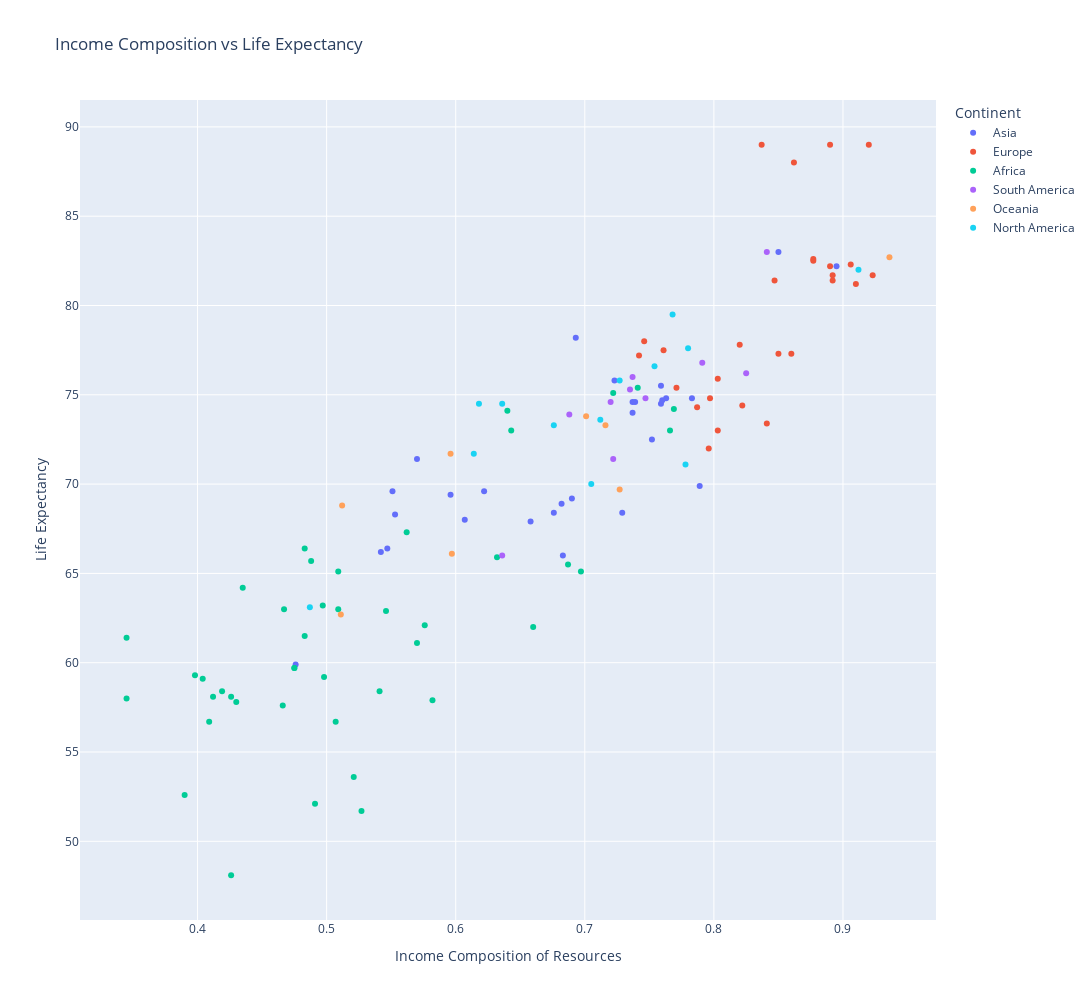

The code cell stored with this chart in its notebook:
### Code cell
fig = px.scatter(df_2014, x='Income composition of resources', y='Life expectancy ', color='Continent',hover_name='Country', title='Income Composition vs Life Expectancy',labels={'Income composition of resources': 'Income Composition of Resources', 'Life expectancy': 'Life Expectancy'})

fig.update_layout(
    xaxis_title='Income Composition of Resources',
    yaxis_title='Life Expectancy',
    width=1200,
    height=1000,
)
fig.show()

### Figure 1 — Plotly figure (JSON) as saved in the notebook; plotly's stock layout.template omitted (floating-point values rounded to 4 significant figures)
{"data": [{"hovertemplate": "<b>%{hovertext}</b><br><br>Continent=Asia<br>Income Composition of Resources=%{x}<br>Life expectancy =%{y}<extra></extra>", "hovertext": ["Afghanistan", "Armenia", "Azerbaijan", "Bangladesh", "Bhutan", "Cambodia", "China", "Cyprus", "Georgia", "India", "Indonesia", "Iraq", "Israel", "Jordan", "Kazakhstan", "Lebanon", "Malaysia", "Maldives", "Mongolia", "Myanmar", "Nepal", "Pakistan", "Philippines", "Sri Lanka", "Tajikistan", "Thailand", "Turkey", "Turkmenistan", "Uzbekistan"], "legendgroup": "Asia", "marker": {"color": "#636efa", "symbol": "circle"}, "mode": "markers", "name": "Asia", "orientation": "v", "showlegend": true, "type": "scatter", "x": [0.476, 0.739, 0.752, 0.57, 0.596, 0.553, 0.723, 0.85, 0.759, 0.607, 0.682, 0.658, 0.895, 0.737, 0.789, 0.763, 0.783, 0.693, 0.729, 0.547, 0.551, 0.542, 0.676, 0.76, 0.622, 0.737, 0.759, 0.683, 0.69], "xaxis": "x", "y": [59.9, 74.6, 72.5, 71.4, 69.4, 68.3, 75.8, 83, 74.5, 68, 68.9, 67.9, 82.2, 74, 69.9, 74.8, 74.8, 78.2, 68.4, 66.4, 69.6, 66.2, 68.4, 74.7, 69.6, 74.6, 75.5, 66, 69.2], "yaxis": "y"}, {"hovertemplate": "<b>%{hovertext}</b><br><br>Continent=Europe<br>Income Composition of Resources=%{x}<br>Life expectancy =%{y}<extra></extra>", "hovertext": ["Albania", "Austria", "Belarus", "Belgium", "Bosnia and Herzegovina", "Bulgaria", "Croatia", "Estonia", "France", "Germany", "Greece", "Ireland", "Italy", "Latvia", "Lithuania", "Luxembourg", "Malta", "Montenegro", "Netherlands", "Poland", "Portugal", "Romania", "Russian Federation", "Serbia", "Spain", "Sweden", "Ukraine"], "legendgroup": "Europe", "marker": {"color": "#EF553B", "symbol": "circle"}, "mode": "markers", "name": "Europe", "orientation": "v", "showlegend": true, "type": "scatter", "x": [0.761, 0.892, 0.796, 0.89, 0.742, 0.787, 0.82, 0.86, 0.89, 0.92, 0.862, 0.91, 0.877, 0.822, 0.841, 0.892, 0.847, 0.803, 0.923, 0.85, 0.837, 0.797, 0.803, 0.771, 0.877, 0.906, 0.746], "xaxis": "x", "y": [77.5, 81.4, 72, 89, 77.2, 74.3, 77.8, 77.3, 82.2, 89, 88, 81.2, 82.5, 74.4, 73.4, 81.7, 81.4, 75.9, 81.7, 77.3, 89, 74.8, 73, 75.4, 82.6, 82.3, 78], "yaxis": "y"}, {"hovertemplate": "<b>%{hovertext}</b><br><br>Continent=Africa<br>Income Composition of Resources=%{x}<br>Life expectancy =%{y}<extra></extra>", "hovertext": ["Algeria", "Angola", "Benin", "Botswana", "Burkina Faso", "Burundi", "Cabo Verde", "Cameroon", "Central African Republic", "Chad", "Comoros", "Djibouti", "Equatorial Guinea", "Ethiopia", "Gabon", "Ghana", "Guinea", "Guinea-Bissau", "Kenya", "Lesotho", "Liberia", "Madagascar", "Malawi", "Mali", "Mauritania", "Mauritius", "Morocco", "Mozambique", "Namibia", "Niger", "Nigeria", "Rwanda", "Sao Tome and Principe", "Senegal", "Seychelles", "Sierra Leone", "South Africa", "Swaziland", "Togo", "Tunisia", "Uganda", "Zambia", "Zimbabwe"], "legendgroup": "Africa", "marker": {"color": "#00cc96", "symbol": "circle"}, "mode": "markers", "name": "Africa", "orientation": "v", "showlegend": true, "type": "scatter", "x": [0.741, 0.527, 0.475, 0.697, 0.398, 0.404, 0.643, 0.507, 0.345, 0.39, 0.497, 0.467, 0.582, 0.435, 0.687, 0.576, 0.412, 0.419, 0.546, 0.491, 0.426, 0.509, 0.466, 0.43, 0.509, 0.769, 0.64, 0.409, 0.632, 0.345, 0.521, 0.488, 0.562, 0.483, 0.766, 0.426, 0.66, 0.541, 0.475, 0.722, 0.483, 0.57, 0.498], "xaxis": "x", "y": [75.4, 51.7, 59.7, 65.1, 59.3, 59.1, 73, 56.7, 58, 52.6, 63.2, 63, 57.9, 64.2, 65.5, 62.1, 58.1, 58.4, 62.9, 52.1, 58.1, 65.1, 57.6, 57.8, 63, 74.2, 74.1, 56.7, 65.9, 61.4, 53.6, 65.7, 67.3, 66.4, 73, 48.1, 62, 58.4, 59.7, 75.1, 61.5, 61.1, 59.2], "yaxis": "y"}, {"hovertemplate": "<b>%{hovertext}</b><br><br>Continent=South America<br>Income Composition of Resources=%{x}<br>Life expectancy =%{y}<extra></extra>", "hovertext": ["Argentina", "Brazil", "Chile", "Colombia", "Ecuador", "Guyana", "Paraguay", "Peru", "Suriname", "Uruguay"], "legendgroup": "South America", "marker": {"color": "#ab63fa", "symbol": "circle"}, "mode": "markers", "name": "South America", "orientation": "v", "showlegend": true, "type": "scatter", "x": [0.825, 0.747, 0.841, 0.72, 0.737, 0.636, 0.688, 0.735, 0.722, 0.791], "xaxis": "x", "y": [76.2, 74.8, 83, 74.6, 76, 66, 73.9, 75.3, 71.4, 76.8], "yaxis": "y"}, {"hovertemplate": "<b>%{hovertext}</b><br><br>Continent=Oceania<br>Income Composition of Resources=%{x}<br>Life expectancy =%{y}<extra></extra>", "hovertext": ["Australia", "Fiji", "Kiribati", "Papua New Guinea", "Samoa", "Solomon Islands", "Tonga", "Vanuatu"], "legendgroup": "Oceania", "marker": {"color": "#FFA15A", "symbol": "circle"}, "mode": "markers", "name": "Oceania", "orientation": "v", "showlegend": true, "type": "scatter", "x": [0.936, 0.727, 0.597, 0.511, 0.701, 0.512, 0.716, 0.596], "xaxis": "x", "y": [82.7, 69.7, 66.1, 62.7, 73.8, 68.8, 73.3, 71.7], "yaxis": "y"}, {"hovertemplate": "<b>%{hovertext}</b><br><br>Continent=North America<br>Income Composition of Resources=%{x}<br>Life expectancy =%{y}<extra></extra>", "hovertext": ["Belize", "Canada", "Costa Rica", "Dominican Republic", "El Salvador", "Guatemala", "Haiti", "Honduras", "Jamaica", "Mexico", "Nicaragua", "Panama", "Trinidad and Tobago"], "legendgroup": "North America", "marker": {"color": "#19d3f3", "symbol": "circle"}, "mode": "markers", "name": "North America", "orientation": "v", "showlegend": true, "type": "scatter", "x": [0.705, 0.912, 0.768, 0.712, 0.676, 0.614, 0.487, 0.618, 0.727, 0.754, 0.636, 0.78, 0.778], "xaxis": "x", "y": [70, 82, 79.5, 73.6, 73.3, 71.7, 63.1, 74.5, 75.8, 76.6, 74.5, 77.6, 71.1], "yaxis": "y"}], "layout": {"height": 1000, "legend": {"title": {"text": "Continent"}, "tracegroupgap": 0}, "title": {"text": "Income Composition vs Life Expectancy"}, "width": 1200, "xaxis": {"anchor": "y", "domain": [0, 1], "title": {"text": "Income Composition of Resources"}}, "yaxis": {"anchor": "x", "domain": [0, 1], "title": {"text": "Life Expectancy"}}}}
